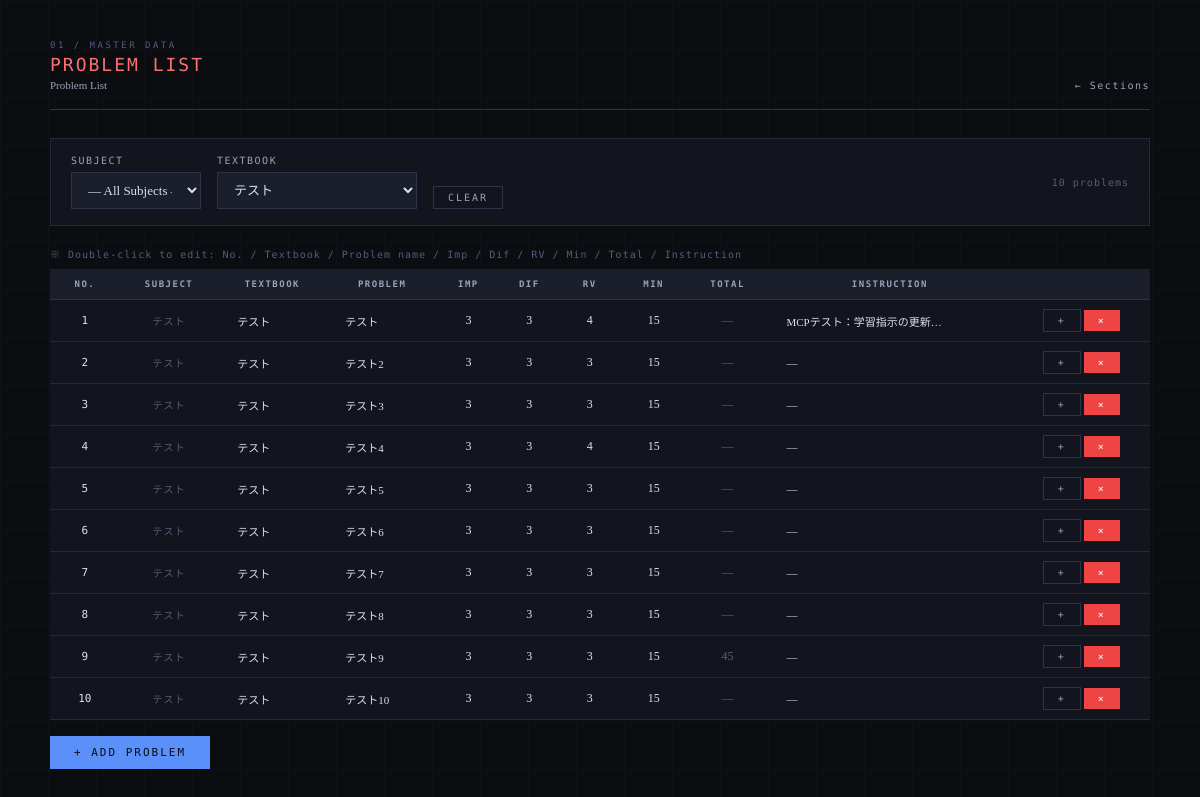
Page /problems/list?textbook_id=21 on the committed database.
### tables this page shows
CREATE TABLE problems (
            problem_id INTEGER PRIMARY KEY AUTOINCREMENT,
            subject TEXT NOT NULL,
            textbook TEXT NOT NULL,
            problem_number TEXT NOT NULL,
            importance TEXT NOT NULL,
            type TEXT NOT NULL
        , instruction TEXT, difficulty INTEGER DEFAULT 3, review_value INTEGER DEFAULT 3, estimated_minutes INTEGER DEFAULT 15, textbook_id INTEGER, section_id INTEGER, order_in_textbook INTEGER, total_minutes INTEGER DEFAULT NULL);

### app.py (the view)
@app.route("/problems/list")
def problems_list():
    conn = get_connection()
    c = conn.cursor()
    subject     = request.args.get("subject", "")
    textbook_id = request.args.get("textbook_id", "")
    query = """
        SELECT p.problem_id, p.subject, p.textbook, p.textbook_id,
               p.problem_number, p.importance, p.difficulty, p.review_value,
               p.estimated_minutes, p.total_minutes, p.instruction, p.order_in_textbook
        FROM problems p
        WHERE 1=1
    """
    params = []
    if subject:
        query += " AND p.subject=?"
        params.append(subject)
    if textbook_id:
        query += " AND p.textbook_id=?"
        params.append(textbook_id)
    query += " ORDER BY p.order_in_textbook, p.problem_id"
    c.execute(query, params)
    problems = c.fetchall()
    c.execute("SELECT DISTINCT subject FROM problems ORDER BY subject")
    all_subjects = [r["subject"] for r in c.fetchall()]
    if subject:
        c.execute("""
            SELECT t.textbook_id, t.name, t.subject
            FROM textbooks t
            WHERE t.subject=?
            ORDER BY t.name
        """, (subject,))
    else:
        c.execute("""
            SELECT t.textbook_id, t.name, t.subject
            FROM textbooks t
            ORDER BY t.subject, t.name
        """)
    all_textbooks = c.fetchall()
    c.execute("SELECT * FROM students ORDER BY student_id")
    students_list = c.fetchall()
    conn.close()
    return render_template("problems_list.html",
                           problems=problems,
                           all_subjects=all_subjects,
                           all_textbooks=all_textbooks,
                           selected_subject=subject,
                           selected_textbook=textbook_id,
                           students=students_list)

### app.py (called while the page is built)
@app.before_request
def require_login():
    password = os.environ.get('APP_PASSWORD', '')
    if not password:
        return
    if request.endpoint in ('login', 'logout', 'static', 'api_tool'):
        return
    if not session.get('logged_in'):
        return redirect(url_for('login'))

### database.py (called while the page is built)
def get_connection():
    conn = sqlite3.connect(DB_PATH)
    conn.row_factory = sqlite3.Row
    return conn

### templates/problems_list.html (shortened to what this page needs)
<!DOCTYPE html>
<html lang="ja">
<head>
</head>
<body>
<div class="container">
  <div class="page-header fade-in">
    <div>
      <div class="page-label">01 / Master Data</div>
      <div class="page-title" style="color:#f87171;">Problem List</div>
      <div class="page-title-ja">Problem List</div>
    </div>
    {% if selected_textbook %}
    <a class="page-header-back" href="/textbooks/{{ selected_textbook }}/sections">Sections</a>
    {% else %}
    <a class="page-header-back" href="/">TOP</a>
    {% endif %}
  </div>
  <div class="card fade-in" style="padding:16px 20px;">
    <form method="GET" id="filter-form"
          style="display:flex;gap:16px;align-items:flex-end;flex-wrap:wrap;">
      <div>
        <label>Subject</label>
        <select name="subject" id="filter-subject" style="width:130px;"
                onchange="updateTextbooks(); this.form.submit();">
          <option value="">— All Subjects —</option>
        </select>
      </div>
      <div>
        <label>Textbook</label>
        <select name="textbook_id" id="filter-textbook" style="width:200px;" onchange="this.form.submit();">
          {% for t in all_textbooks %}
          <option value="{{ t.textbook_id }}"
            {% if t.textbook_id|string == selected_textbook %}selected{% endif %}
            data-subject="{{ t.subject }}">
            {{ t.name }}
          </option>
          {% endfor %}
        </select>
      </div>
      {% if selected_subject or selected_textbook %}
      <a href="/problems/list" class="btn btn-ghost btn-sm">Clear</a>
      {% endif %}
      <span class="meta-text" style="margin-left:auto;align-self:center;">
        {{ problems|length }} problems
      </span>
    </form>
  </div>
  <div class="meta-text fade-in" style="margin-bottom:8px;">
    ※ Double-click to edit: No. / Textbook / Problem name / Imp / Dif / RV / Min / Total / Instruction
  </div>
  <div class="fade-in" style="overflow-x:auto;">
  <table class="data-table" id="problem-table">
    <thead>
      <tr>
        <th>No.</th><th>Subject</th><th>Textbook</th><th>Problem</th>
        <th>Imp</th><th>Dif</th><th>RV</th><th>Min</th><th>Total</th>
        <th>Instruction</th><th></th>
      </tr>
    </thead>
    <tbody>
    {% for p in problems %}
    <tr id="prow-{{ p.problem_id }}">
      <td class="editable-cell" data-problem="{{ p.problem_id }}"
        data-field="order_in_textbook">
        <span class="editable" ondblclick="startNumEdit(this, 1, 9999, 1)"
          style="font-family:'DM Mono',monospace;font-size:11px;">
          {{ p.order_in_textbook or '—' }}
        </span>
      </td>
      <td class="meta-text">{{ p.subject }}</td>
      <td class="editable-cell left" data-problem="{{ p.problem_id }}"
        data-field="textbook" style="max-width:140px;position:relative;">
        <span class="editable" ondblclick="startTextbookEdit(this)"
          style="font-size:11px;display:block;overflow:hidden;
            text-overflow:ellipsis;white-space:nowrap;max-width:140px;">
          {{ p.textbook }}
        </span>
      </td>
      <td class="editable-cell left" data-problem="{{ p.problem_id }}" data-field="problem_number"
        style="max-width:160px;">
        <span class="editable" ondblclick="startTextLineEdit(this)"
          style="font-size:11px;display:block;overflow:hidden;text-overflow:ellipsis;white-space:nowrap;max-width:160px;">
          {{ p.problem_number }}
        </span>
      </td>
      <td class="editable-cell" data-problem="{{ p.problem_id }}" data-field="importance">
        <span class="editable" ondblclick="startNumEdit(this)">{{ p.importance }}</span>
      </td>
      <td class="editable-cell" data-problem="{{ p.problem_id }}" data-field="difficulty">
        <span class="editable" ondblclick="startNumEdit(this)">{{ p.difficulty }}</span>
      </td>
      <td class="editable-cell" data-problem="{{ p.problem_id }}" data-field="review_value">
        <span class="editable" ondblclick="startNumEdit(this)">{{ p.review_value }}</span>
      </td>
      <td class="editable-cell" data-problem="{{ p.problem_id }}" data-field="estimated_minutes">
        <span class="editable" ondblclick="startNumEdit(this, 5, 120, 5)">{{ p.estimated_minutes }}</span>
      </td>
      <td class="editable-cell" data-problem="{{ p.problem_id }}" data-field="total_minutes"><span class="editable" ondblclick="startNumEdit(this, 5, 999, 5)" style="color:var(--text-dim);">{{ p.total_minutes if p.total_minutes else '—' }}</span></td>
      <td class="editable-cell left" data-problem="{{ p.problem_id }}" data-field="instruction"
        style="max-width:180px;">
        <span class="editable" ondblclick="startTextEdit(this)"
          style="font-size:11px;display:block;overflow:hidden;text-overflow:ellipsis;white-space:nowrap;max-width:180px;">
          {{ p.instruction or '—' }}
        </span>
      </td>
      <td>
        <button class="btn btn-ghost btn-sm"
          onclick="showAddAssignment({{ p.problem_id }})"
          title="Add to assignments">+</button>
        <button class="btn btn-danger btn-sm"
          onclick="deleteProblem({{ p.problem_id }}, this)">×</button>
      </td>
    </tr>
    {% endfor %}
    </tbody>
  </table>
  </div>
  <div style="margin-top:16px;">
    <a href="/problems" class="btn btn-primary">+ Add Problem</a>
  </div>
</div>
</body>
</html>

### templates/problems_list.html (style rules this page uses)
:root { --bg:#0c0d11; --surface:#13151e; --surface2:#1b1e2b; --surface3:#222536; --border:#252838; --border-light:#2f3347; --text:#dde1ec; --text-muted:#9aa3b8; --text-dim:#555d7a; --blue:#5b8ff9; --green:#3ecf8e; --amber:#f5a623; --rose:#f06292; --red:#ef4444; --blue-bg:rgba(91,143,249,0.10); --green-bg:rgba(62,207,142,0.10); --amber-bg:rgba(245,166,35,0.10); --rose-bg:rgba(240,98,146,0.10); }
*, *::before, *::after { margin:0; padding:0; box-sizing:border-box; }
body { font-family:'Noto Serif JP',serif; background:var(--bg); color:var(--text); min-height:100vh; padding:40px 32px 80px; -webkit-font-smoothing:antialiased; }
body::after { content:''; position:fixed; inset:0; background-image: linear-gradient(var(--border) 1px,transparent 1px), linear-gradient(90deg,var(--border) 1px,transparent 1px); background-size:48px 48px; opacity:0.15; pointer-events:none; z-index:0; }
.container { max-width:1100px; margin:0 auto; position:relative; z-index:1; }
.page-header { display:flex; align-items:flex-end; justify-content:space-between; margin-bottom:28px; padding-bottom:18px; border-bottom:1px solid var(--border-light); }
.page-label { font-family:'DM Mono',monospace; font-size:9px; letter-spacing:2.5px; text-transform:uppercase; color:var(--text-dim); margin-bottom:4px; }
.page-title { font-family:'DM Mono',monospace; font-weight:500; font-size:18px; letter-spacing:2px; text-transform:uppercase; }
.page-title-ja { font-family:'Noto Serif JP',serif; font-weight:300; font-size:11px; color:var(--text-muted); margin-top:4px; }
.page-header-back { font-family:'DM Mono',monospace; font-size:10px; color:var(--text-muted); letter-spacing:1.5px; text-decoration:none; transition:color 0.15s; }
.page-header-back::before { content:'← '; }
.card { background:var(--surface); border:1px solid var(--border); padding:24px 28px; margin-bottom:20px; }
label { display:block; font-family:'DM Mono',monospace; font-size:10px; letter-spacing:1.5px; text-transform:uppercase; color:var(--text-muted); margin-bottom:6px; margin-top:16px; }
label:first-child { margin-top:0; }
input[type="text"], input[type="date"], input[type="number"], select, textarea { width:100%; padding:9px 12px; background:var(--surface2); border:1px solid var(--border-light); color:var(--text); font-family:'Noto Serif JP',serif; font-size:13px; outline:none; transition:border-color 0.15s; }
select option { background:var(--surface2); }
.btn { font-family:'DM Mono',monospace; font-size:11px; letter-spacing:2px; text-transform:uppercase; padding:10px 24px; border:none; cursor:pointer; transition:all 0.15s; display:inline-flex; align-items:center; gap:8px; }
.btn-primary { background:var(--blue); color:#0c0d11; }
.btn-danger { background:var(--red); color:white; }
.btn-ghost { background:transparent; color:var(--text-muted); border:1px solid var(--border-light); }
.btn-sm { padding:5px 14px; font-size:10px; }
.data-table { width:100%; border-collapse:collapse; background:var(--surface); font-size:12px; }
.data-table th { background:var(--surface2); color:var(--text-muted); font-family:'DM Mono',monospace; font-size:9px; letter-spacing:1.5px; text-transform:uppercase; padding:10px 12px; text-align:center; border-bottom:1px solid var(--border-light); white-space:nowrap; }
.data-table td { padding:9px 12px; border-bottom:1px solid var(--border); text-align:center; vertical-align:middle; }
.data-table td.left { text-align:left; font-family:'Noto Serif JP',serif; }
.meta-text { font-family:'DM Mono',monospace; font-size:10px; color:var(--text-dim); letter-spacing:1px; }
.fade-in { animation:fadeIn 0.3s ease both; }
a { color:var(--blue); text-decoration:none; }
.editable { cursor:pointer; padding:2px 6px; border-radius:2px; border:1px dashed transparent; transition:border-color 0.12s, background 0.12s; }

### rows in the picture
problems: order_in_textbook "1", subject "テスト", textbook "テスト", problem_number "テスト", importance "3", difficulty "3", review_value "4", estimated_minutes "15", total_minutes "—", instruction "MCPテスト：学習指示の更新確認"
problems: order_in_textbook "2", subject "テスト", textbook "テスト", problem_number "テスト2", importance "3", difficulty "3", review_value "3", estimated_minutes "15", total_minutes "—", instruction "—"
problems: order_in_textbook "3", subject "テスト", textbook "テスト", problem_number "テスト3", importance "3", difficulty "3", review_value "3", estimated_minutes "15", total_minutes "—", instruction "—"
problems: order_in_textbook "4", subject "テスト", textbook "テスト", problem_number "テスト4", importance "3", difficulty "3", review_value "4", estimated_minutes "15", total_minutes "—", instruction "—"
problems: order_in_textbook "5", subject "テスト", textbook "テスト", problem_number "テスト5", importance "3", difficulty "3", review_value "3", estimated_minutes "15", total_minutes "—", instruction "—"
problems: order_in_textbook "6", subject "テスト", textbook "テスト", problem_number "テスト6", importance "3", difficulty "3", review_value "3", estimated_minutes "15", total_minutes "—", instruction "—"
problems: order_in_textbook "7", subject "テスト", textbook "テスト", problem_number "テスト7", importance "3", difficulty "3", review_value "3", estimated_minutes "15", total_minutes "—", instruction "—"
problems: order_in_textbook "8", subject "テスト", textbook "テスト", problem_number "テスト8", importance "3", difficulty "3", review_value "3", estimated_minutes "15", total_minutes "—", instruction "—"
problems: order_in_textbook "9", subject "テスト", textbook "テスト", problem_number "テスト9", importance "3", difficulty "3", review_value "3", estimated_minutes "15", total_minutes "45", instruction "—"
problems: order_in_textbook "10", subject "テスト", textbook "テスト", problem_number "テスト10", importance "3", difficulty "3", review_value "3", estimated_minutes "15", total_minutes "—", instruction "—"

### other values in the picture
{{ problems|length }} "10"
form field textbook_id "テスト"
